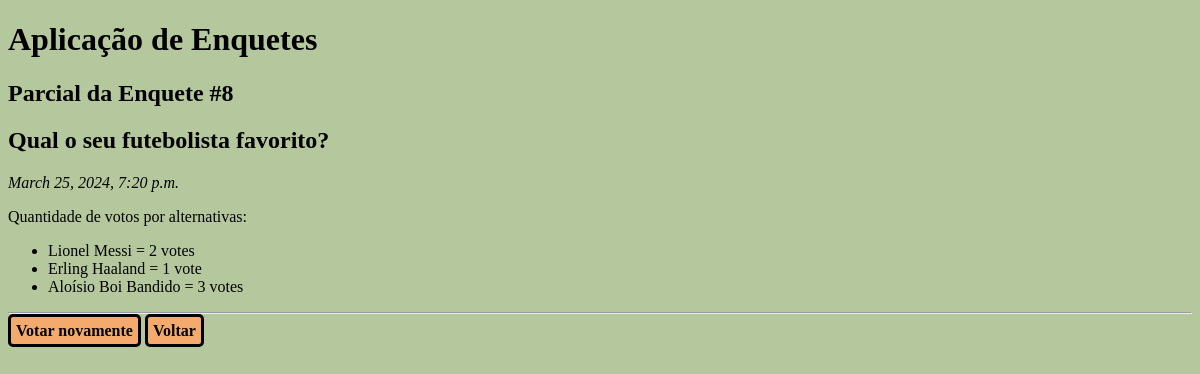
The app's page /polls/8/results, older data.
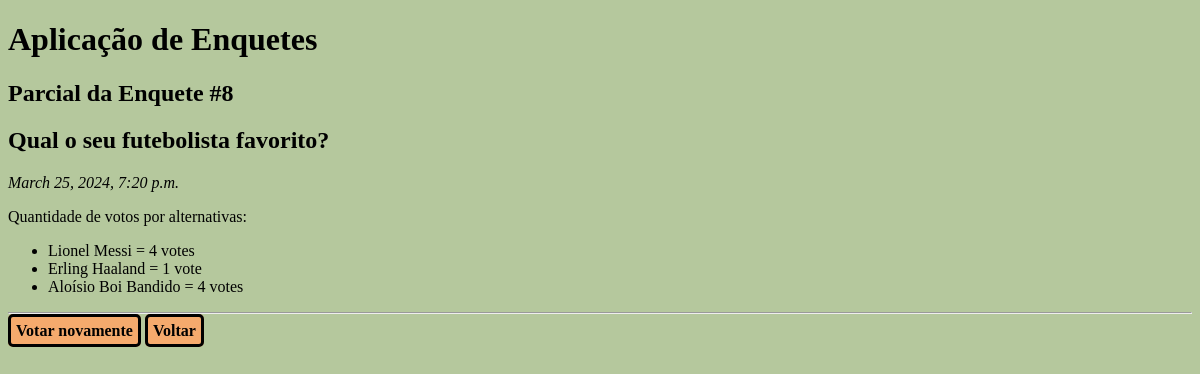
The same page, newer data.
### polls/models.py (models this page shows, shortened)
class Question(models.Model):
    question_text = models.CharField(max_length=200)
    pub_date = models.DateTimeField('Data de publicação')
    def was_published_recently(self):
        return self.pub_date >= timezone.now() - datetime.timedelta(days=1)
    was_published_recently.admin_order_field = 'pub_date'
    was_published_recently.boolean = True
    was_published_recently.short_description = 'Recente?'

class Choice(models.Model):
    question = models.ForeignKey(Question, on_delete=models.CASCADE)
    choice_text = models.CharField(max_length=200)
    votes = models.IntegerField('Quantidade de votos',default=0)

### polls/views.py (the view)
# urls.py: path('<int:question_id>/results', views.results, name='results'),
def results(request, question_id):
    question = get_object_or_404(Question, pk=question_id)
    context = {'question':question}
    return render(request, 'polls/results.html', context)

### polls/templates/polls/results.html
{% extends "polls/base.html" %}
{% block content %}
    <h2>Parcial da Enquete #{{question.id}}</h2>
    <h2>{{question.question_text}}</h2>
    <p><i>{{question.pub_date}}</i></p>
    <p>Quantidade de votos por alternativas:</p>
    <ul>
        {%for alt in question.choice_set.all%}
            <li>
                {{alt.choice_text}} = {{alt.votes}}
                vote{{alt.votes | pluralize}}
            </li>
        {%endfor%}
    </ul>
    <hr>
    <a href= "{%url 'polls:detail' question.id %}">Votar novamente</a>
    <a href= "{%url 'polls:index' %}">Voltar</a>
{% endblock %}

### polls/templates/polls/base.html (shortened to what this page needs)
{%load static%}
<!DOCTYPE html>
<html lang="en">
    <head>
        <head>
            <link rel="stylesheet" href="{% static 'polls/css/style.css' %}">
        </head>
    </head>
    <body>
        <h1>Aplicação de Enquetes</h1>
        {% block content %}{% endblock %}
    </body>
</html>

### static/polls/css/style.css (style rules this page uses)
a { text-decoration:none; background-color: rgb(245, 170, 109); color: black; font-weight: bold; border-radius: 5px; border-style: solid; padding: 5px; }
body { background-color: rgb(181, 200, 157); }

Row changes from the older to the newer data that the page shows:
changed Choice "Lionel Messi": votes "2" → "4"
changed Choice "Aloísio Boi Bandido": votes "3" → "4"
